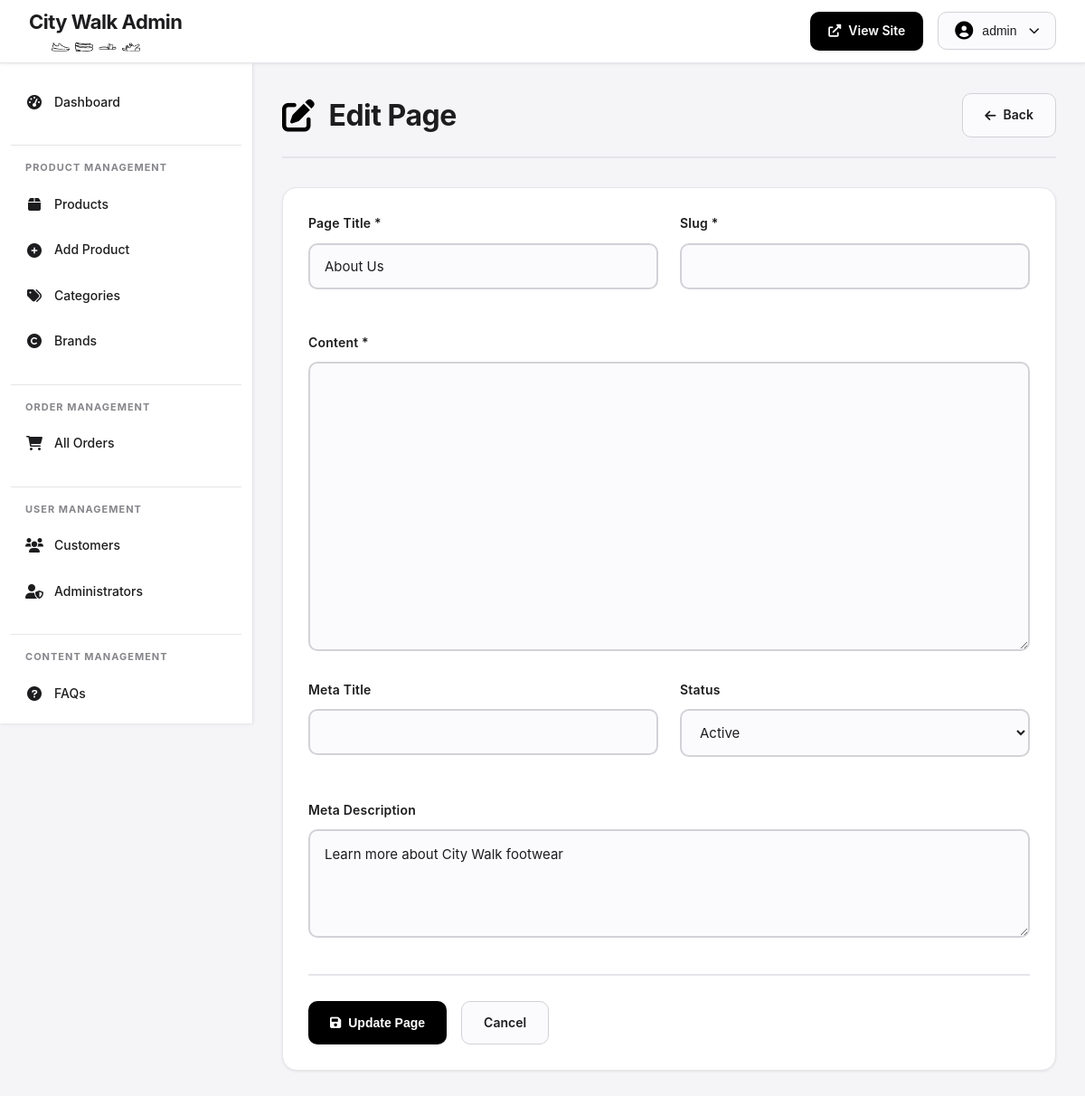
The app's page /admin/edit-cms-page.php?id=1 (signed in) with its own data.
### tables this page shows
CREATE TABLE cms_pages (
    page_id INT PRIMARY KEY AUTO_INCREMENT,
    page_slug VARCHAR(100) UNIQUE NOT NULL,
    page_title VARCHAR(200) NOT NULL,
    page_content LONGTEXT NOT NULL,
    meta_description TEXT,
    is_active BOOLEAN DEFAULT TRUE,
    created_at TIMESTAMP DEFAULT CURRENT_TIMESTAMP,
    updated_at TIMESTAMP DEFAULT CURRENT_TIMESTAMP ON UPDATE CURRENT_TIMESTAMP,
    INDEX idx_slug (page_slug)
);

### admin/edit-cms-page.php (the view, shortened to what this page needs)
<?php
$db = getDB();
$pageId = $_GET['id'] ?? 0;
$stmt = $db->prepare("SELECT * FROM cms_pages WHERE page_id = ?");
$stmt->execute([$pageId]);
$page = $stmt->fetch();
?>
<!DOCTYPE html>
<html lang="en">
<head>
    <link rel="stylesheet" href="../css/admin-styles.css">
    <link rel="stylesheet" href="https://cdnjs.cloudflare.com/ajax/libs/font-awesome/6.0.0/css/all.min.css">
</head>
<body>
    <?php include 'includes/header.php'; ?>
    <?php include 'includes/sidebar.php'; ?>
    <main class="admin-main">
        <div class="admin-container">
            <div class="page-header">
                <h1><i class="fas fa-edit"></i> Edit Page</h1>
                <a href="cms-pages.php" class="btn-secondary"><i class="fas fa-arrow-left"></i> Back</a>
            </div>
            <div class="admin-card">
                <form method="POST" class="admin-form">
                    <div class="form-row">
                        <div class="form-group">
                            <label>Page Title *</label>
                            <input type="text" name="page_title" value="<?php echo htmlspecialchars($page['page_title']); ?>" required>
                        </div>
                        <div class="form-group">
                            <label>Slug *</label>
                            <input type="text" name="slug" value="<?php echo htmlspecialchars($page['slug']); ?>" required>
                        </div>
                    </div>
                    <div class="form-group">
                        <label>Content *</label>
                        <textarea name="content" rows="12" required><?php echo htmlspecialchars($page['content']); ?></textarea>
                    </div>
                    <div class="form-row">
                        <div class="form-group">
                            <label>Meta Title</label>
                            <input type="text" name="meta_title" value="<?php echo htmlspecialchars($page['meta_title'] ?? ''); ?>">
                        </div>
                        <div class="form-group">
                            <label>Status</label>
                            <select name="status">
                                <option value="active" <?php echo $page['status'] == 'active' ? 'selected' : ''; ?>>Active</option>
                            </select>
                        </div>
                    </div>
                    <div class="form-group">
                        <label>Meta Description</label>
                        <textarea name="meta_description" rows="3"><?php echo htmlspecialchars($page['meta_description'] ?? ''); ?></textarea>
                    </div>
                    <div class="form-actions">
                        <button type="submit" class="btn-primary-small"><i class="fas fa-save"></i> Update Page</button>
                        <a href="cms-pages.php" class="btn-secondary">Cancel</a>
                    </div>
                </form>
            </div>
        </div>
    </main>
</body>
</html>

### css/admin-styles.css (style rules this page uses)
* { margin: 0; padding: 0; box-sizing: border-box; }
:root { --primary-color: #1d1d1f; --primary-light: #2d2d2f; --accent-color: #000000; --accent-hover: #a50000; --bg-primary: #ffffff; --bg-secondary: #f5f5f7; --bg-tertiary: #fbfbfd; --text-primary: #1d1d1f; --text-secondary: #86868b; --text-tertiary: #6e6e73; --border-light: #d2d2d7; --border-lighter: #e5e5ea; --border-dark: #86868b; --success: #34C759; --warning: #FF9500; --error: #FF3B30; --info: #007AFF; --shadow-sm: 0 1px 3px rgba(0, 0, 0, 0.08); --shadow-md: 0 4px 6px rgba(0, 0, 0, 0.1); --shadow-lg: 0 10px 15px rgba(0, 0, 0, 0.1); --shadow-xl: 0 20px 25px rgba(0, 0, 0, 0.15); --transition-fast: 0.15s ease; --transition-normal: 0.3s ease; --transition-slow: 0.5s ease; }
body { font-family: -apple-system, BlinkMacSystemFont, 'Poppins', 'Segoe UI', Roboto, Oxygen, Ubuntu, Cantarell, sans-serif; background: var(--bg-secondary); color: var(--text-primary); line-height: 1.6; overflow-x: hidden; }
.admin-main { margin-left: 280px; margin-top: 70px; min-height: calc(100vh - 70px); padding: 32px; }
.admin-container { max-width: 1400px; margin: 0 auto; }
.page-header { display: flex; justify-content: space-between; align-items: center; margin-bottom: 32px; padding-bottom: 20px; border-bottom: 2px solid var(--border-lighter); }
.page-header h1 { font-size: 32px; font-weight: 700; color: var(--text-primary); display: flex; align-items: center; gap: 16px; letter-spacing: -0.5px; }
.page-header h1 i { color: var(--accent-color); font-size: 36px; }
.admin-card { background: var(--bg-primary); border-radius: 16px; box-shadow: var(--shadow-sm); padding: 28px; margin-bottom: 28px; border: 1px solid var(--border-lighter); transition: var(--transition-normal); }
.btn-primary-small { display: inline-flex; align-items: center; gap: 8px; padding: 12px 24px; background: var(--accent-color); color: #fff; text-decoration: none; border: none; border-radius: 10px; font-size: 14px; font-weight: 600; cursor: pointer; transition: var(--transition-normal); box-shadow: var(--shadow-sm); }
.btn-secondary { display: inline-flex; align-items: center; gap: 8px; padding: 12px 24px; background: var(--bg-tertiary); color: var(--text-primary); text-decoration: none; border: 1px solid var(--border-light); border-radius: 10px; font-size: 14px; font-weight: 600; cursor: pointer; transition: var(--transition-normal); }
.admin-form { max-width: 900px; }
.form-row { display: grid; grid-template-columns: repeat(auto-fit, minmax(280px, 1fr)); gap: 24px; margin-bottom: 24px; }
.form-group { margin-bottom: 24px; }
.form-group label { display: block; margin-bottom: 10px; font-size: 14px; font-weight: 600; color: var(--text-primary); letter-spacing: 0.2px; }
.form-group input[type="text"], .form-group input[type="number"], .form-group input[type="email"], .form-group select, .form-group textarea { width: 100%; padding: 14px 16px; border: 2px solid var(--border-light); border-radius: 10px; font-size: 15px; font-family: inherit; color: var(--text-primary); background: var(--bg-tertiary); transition: var(--transition-normal); }
.form-group textarea { resize: vertical; min-height: 120px; line-height: 1.6; }
.form-actions { display: flex; gap: 16px; margin-top: 32px; padding-top: 28px; border-top: 2px solid var(--border-lighter); }
.admin-card, .stat-card, .alert { animation: fadeIn 0.5s ease; }
html { scroll-behavior: smooth; }

### records on screen
cms_pages: page_title "About Us", meta_description "Learn more about City Walk footwear"

### other values on screen
$_SESSION['username'] "admin"
